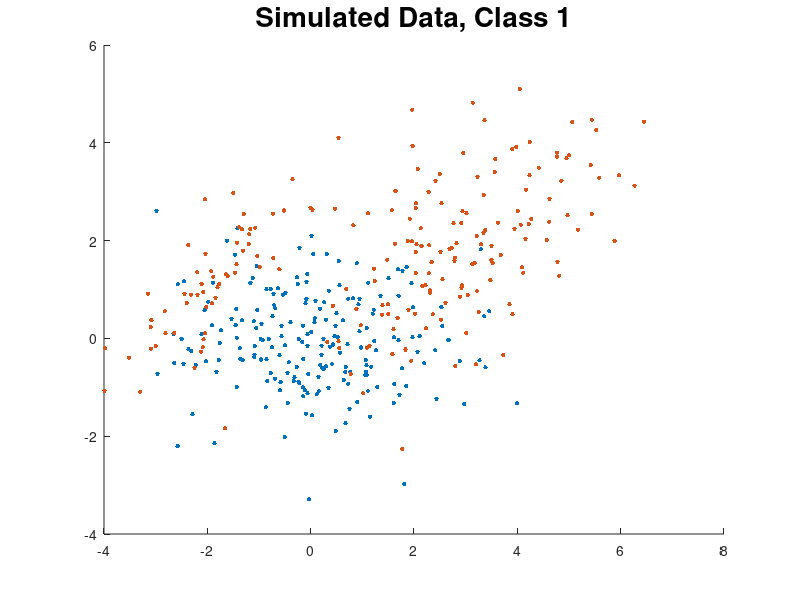

The MATLAB script that drew this image: (Note: this script raises an error after producing the figure.)
%% 1) Generate 2D synthetic data for binary classification
%https://www.mathworks.com/help/stats/simulate-data-from-a-gaussian-mixture-model.html
N = 200; % Number of samples

% Class 0
m        = [0, 0]';

theta    = 0;
lambda_1 = 2; u_1 = [cos(theta), sin(theta)]'; lambda_2 = 1; u_2 = [-sin(theta), cos(theta)]';
C        = lambda_1*(u_1*u_1') + lambda_2*(u_2*u_2');

gm_0 = gmdistribution(m',C);

rng('default'); % For reproducibility
X_0 = random(gm_0,N)';
figure(1), clf; hold on;
%gmPDF = @(x,y)pdf(gm_0,[x y]); ezcontour(gmPDF);
scatter(X_0(1,:),X_0(2,:),100,'.') % Scatter plot with points of size 100
title('Simulated Data, Class 0','FontSize',20);

% Class 1
% Component A:
pi_A     = 1/3;
m_A      = [-2, 1]';

theta    = -3/4 * pi;
lambda_1 = 2; u_1 = [cos(theta), sin(theta)]'; lambda_2 = 1/4; u_2 = [-sin(theta), cos(theta)]';
C_A      = lambda_1*(u_1*u_1') + lambda_2*(u_2*u_2');
% Component B:
pi_B     = 2/3;
m_B      = [3, 2]';

theta    = pi/4;
lambda_1 = 3; u_1 = [cos(theta), sin(theta)]'; lambda_2 = 1; u_2 = [-sin(theta), cos(theta)]';
C_B      = lambda_1*(u_1*u_1') + lambda_2*(u_2*u_2');

% Gaussian Mixture of Component A and Component B
gm_1 = gmdistribution([m_A'; m_B'], cat(3,C_A,C_B), [pi_A, pi_B]);

rng('default'); % For reproducibility
X_1 = random(gm_1,N)';
%figure(2); clf; hold on;
%gmPDF = @(x,y)pdf(gm_1,[x y]); ezcontour(gmPDF);
scatter(X_1(1,:),X_1(2,:),100,'.') % Scatter plot with points of size 100
title('Simulated Data, Class 1','FontSize',20);

%% 2) Classification with the MAP Decision Rule
degree = 4; % The feature vector will include all monomials up to the degree'th power.

[w,Phi] = newton_update(X_0,X_1,N,degree);

figure('Name','Binary Classification'); clf; hold on;
scatter(X_0(:,1),X_0(:,2),100,'.');
scatter(X_1(:,1),X_1(:,2),100,'.');
plot_decision_boundary(N,degree,w);
legend({'$t = 0$','$t = 1$','Decision Boundary'},'Interpreter','Latex','FontSize',20,'Location','SouthEast');

% Classification
fprintf('Percentage of correct classification of generated samples: %2.2f\n', classify_generated_samples(N,Phi,w));

%% 3) Estimate the conditional probability of incorrect classification for each class
% From the classification in the previous section, we see that we get about
% a 80% correct classification. The expected error probability is therefore
% 20%.
% The number of samples should be at least 10 times larger than the inverse
% of the expected error probability, that is N > 10*5
% Therefore, a good choice is N=200.

% save('class_samples.mat','X_0','X_1');




